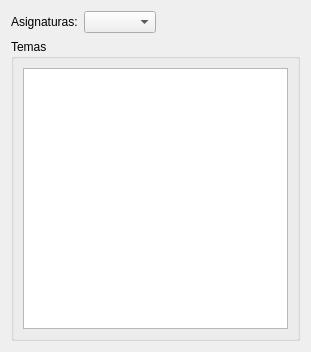
<?xml version="1.0" encoding="UTF-8"?>
<ui version="4.0">
 <class>ListaForm</class>
 <widget class="QWidget" name="ListaForm">
  <property name="geometry">
   <rect>
    <x>0</x>
    <y>0</y>
    <width>311</width>
    <height>352</height>
   </rect>
  </property>
  <property name="windowTitle">
   <string>Form</string>
  </property>
  <layout class="QVBoxLayout" name="verticalLayout_2">
   <item>
    <layout class="QHBoxLayout" name="horizontalLayout">
     <item>
      <widget class="QLabel" name="label">
       <property name="text">
        <string>Asignaturas:</string>
       </property>
      </widget>
     </item>
     <item>
      <widget class="QComboBox" name="cmbAsignaturas"/>
     </item>
     <item>
      <spacer name="horizontalSpacer">
       <property name="orientation">
        <enum>Qt::Horizontal</enum>
       </property>
       <property name="sizeHint" stdset="0">
        <size>
         <width>40</width>
         <height>20</height>
        </size>
       </property>
      </spacer>
     </item>
    </layout>
   </item>
   <item>
    <widget class="QGroupBox" name="groupBox">
     <property name="title">
      <string>Temas</string>
     </property>
     <layout class="QVBoxLayout" name="verticalLayout">
      <item>
       <widget class="QTableWidget" name="tblTemas"/>
      </item>
     </layout>
    </widget>
   </item>
  </layout>
 </widget>
 <resources/>
 <connections/>
</ui>
